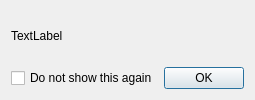
<?xml version="1.0" encoding="UTF-8"?>
<ui version="4.0">
 <class>messageBox</class>
 <widget class="QDialog" name="messageBox">
  <property name="geometry">
   <rect>
    <x>0</x>
    <y>0</y>
    <width>251</width>
    <height>100</height>
   </rect>
  </property>
  <property name="windowTitle">
   <string>Dialog</string>
  </property>
  <property name="windowIcon">
   <iconset>
    <normaloff>../../../../../../Users/Ali/Desktop/success.png</normaloff>../../../../../../Users/Ali/Desktop/success.png</iconset>
  </property>
  <layout class="QGridLayout" name="gridLayout">
   <item row="2" column="1">
    <widget class="QPushButton" name="ok">
     <property name="text">
      <string>OK</string>
     </property>
    </widget>
   </item>
   <item row="2" column="0">
    <widget class="QCheckBox" name="checkBox">
     <property name="text">
      <string>Do not show this again</string>
     </property>
    </widget>
   </item>
   <item row="0" column="0">
    <widget class="QLabel" name="label">
     <property name="text">
      <string>TextLabel</string>
     </property>
    </widget>
   </item>
  </layout>
 </widget>
 <resources/>
 <connections/>
</ui>
